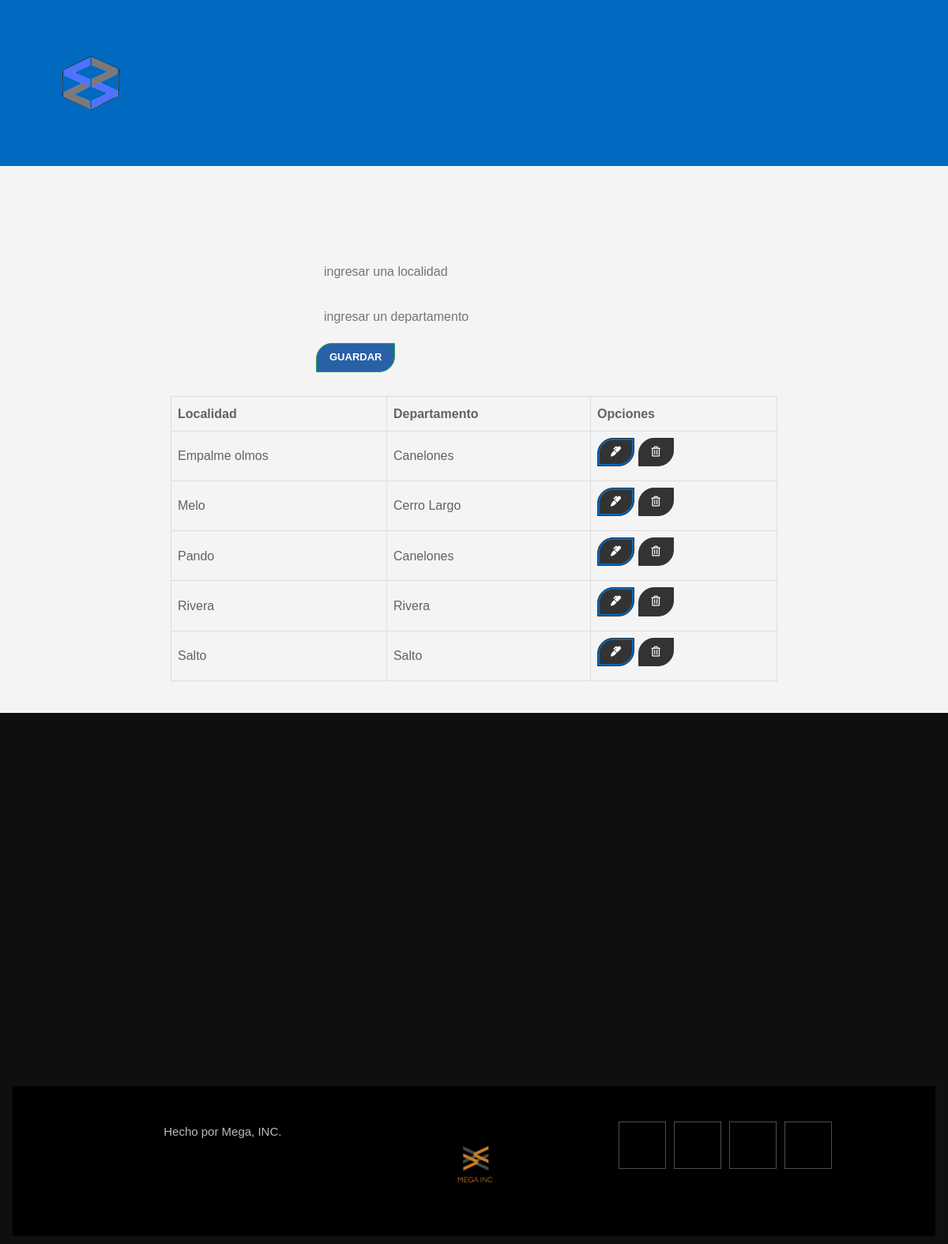
Page /home/gestionLocalidad.php (signed in) on the committed database.
### tables this page shows
CREATE TABLE `localidad` (
  `localidad` varchar(20) NOT NULL,
  `departamento` varchar(20) NOT NULL
);

### home/gestionLocalidad.php (the view, shortened to what this page needs)
<?php include("config\usersDB.php"); ?>
<?php include('includes\header.php'); ?>
<main class="container p-4">
  <div class="row">
    <div class="col-md-4">
      <div class="card card-body">
        <form action="save_localidad.php" method="POST">
          <div class="form-group">
            <input type="text" name="localidad" class="form-control" placeholder="ingresar una localidad" autofocus required>
          </div>
          <div class="form-group">
            <input type="text" name="departamento" class="form-control" placeholder="ingresar un departamento" autofocus required>
          </div>
          <input type="submit" name="save_localidad" class="btn btn-success btn-block" value="Guardar">
        </form>
      </div>
    </div>
    <div class="col-md-8">
      <table class="table table-bordered">
        <thead>
          <tr>
            <th>Localidad</th>
            <th>Departamento</th>
            <th>Opciones</th>
          </tr>
        </thead>
        <tbody>
          <?php
          $query = "SELECT * FROM localidad";
          $result_tasks = mysqli_query($conn, $query);
          while($row = mysqli_fetch_assoc($result_tasks)) { ?>
          <tr>
            <td><?php echo $row['localidad']; ?></td>
            <td><?php echo $row['departamento']; ?></td>
            <td>
              <a href="edit_localidad.php?localidad=<?php echo $row['localidad']?>" class="btn btn-secondary">
                <i class="fas fa-marker"></i>
              </a>
              <a href="delete_localidad.php?localidad=<?php echo $row['localidad']?>" class="btn btn-danger">
                <i class="far fa-trash-alt"></i>
              </a>
            </td>
          </tr>
          <?php } ?>
        </tbody>
      </table>
    </div>
  </div>
</main>
<?php include('includes\footer.php'); ?>

### asset/css/seguimiento.css (style rules this page uses)
:root { --rich-black-fogra-29: hsl(230, 14%, 9%); --gray-x-11-gray: hsl(0, 0%, 73%); --oxford-blue_a15: hsla(216, 65%, 10%, 0.15); --yellow-green: #0069C0; --smoky-black: hsl(0, 0%, 6%); --black-coral: hsl(231, 6%, 40%); --light-gray: hsl(0, 0%, 80%); --cultured: hsl(240, 10%, 94%); --white: hsl(0, 0%, 100%); --white_a30: hsla(0, 0%, 100%, 0.3); --black: hsl(0, 0%, 0%); --ff-quicksand: "Quicksand", sans-serif; --ff-nunito_sans: "Nunito Sans", sans-serif; --fs-1: 5.5rem; --fs-2: 3.6rem; --fs-3: 3.2rem; --fs-4: 2.6rem; --fs-5: 2.4rem; --fs-6: 2.2rem; --fs-7: 2rem; --fs-8: 1.8rem; --fs-9: 1.5rem; --fs-10: 1.4rem; --fs-11: 1.3rem; --fw-500: 500; --fw-600: 600; --fw-700: 700; --section-padding: 40px; --shadow: 0 15px 40px 0 hsla(224, 24%, 47%, 0.1); --radius-circle: 50%; --radius-60: 60px; --radius-50: 50px; --radius-30: 30px; --radius-20: 20px; --radius-15: 15px; --radius-5: 5px; --transition-1: 0.25s ease; --transition-2: 0.5s ease; --cubic-out: cubic-bezier(0.33, 0.85, 0.4, 0.96); }
*, *::before, *::after { margin: 0; padding: 0; box-sizing: border-box; }
a, img, span, button, ion-icon { display: block; }
a { color: inherit; text-decoration: none; }
input, button { background: none; border: none; font: inherit; }
input { width: 100%; }
html { font-family: var(--ff-nunito_sans); font-size: 10px; scroll-behavior: smooth; }
body { background-color: var(--white); color: var(--black-coral); font-size: 1.6rem; line-height: 1.7; overflow-x: hidden; }
.container { padding-inline: 16px; }
.btn { display: flex; align-items: center; gap: 5px; font-family: var(--ff-quicksand); font-size: var(--fs-11); font-weight: var(--fw-700); text-transform: uppercase; max-width: max-content; padding: 20px 40px; border-radius: var(--radius-20) 0; line-height: 1.4; transition: var(--transition-1); }
.btn-secondary { color: var(--smoky-black); box-shadow: inset 0 0 0 2px var(--yellow-green); }
@media (min-width: 575px) { :root { --fs-2: 4.2rem; } }
@media (min-width: 575px) { .btn-secondary { padding-inline: 70px; } }
@media (min-width: 768px) { :root { --fs-3: 3.6rem; --section-padding: 60px; } }
@media (min-width: 768px) { .container { max-width: 850px; width: 100%; margin-inline: auto; } }
@media (min-width: 992px) { :root { --fs-2: 5.4rem; --fs-3: 3.6rem; --section-padding: 100px; } }
@media (min-width: 992px) { .container { max-width: 1050px; } }
@media (min-width: 1200px) { :root { --fs-2: 6rem; --fs-3: 4rem; } }
@media (min-width: 1200px) { .container { max-width: 1200px; } }
@media (min-width: 1200px) { main { max-width: 800px; margin: 0 auto; padding: 20px; } }
@media (min-width: 1200px) { input[type="text"] { width: 100%; padding: 10px; margin-bottom: 10px; } }
@media (min-width: 1200px) { body, h1, h2, h3, p, ul, li { margin: 0; padding: 0; } }
@media (min-width: 1200px) { body { font-family: 'Arial', sans-serif; background-color: #f4f4f4; } }
@media (min-width: 1200px) { .container { max-width: 1200px; margin: 0 auto; overflow: hidden; } }
@media (min-width: 1200px) { main { padding: 20px 0; } }
@media (min-width: 1200px) { .card { margin-bottom: 20px; } }
@media (min-width: 1200px) { .table { width: 100%; border-collapse: collapse; margin-top: 20px; } }
@media (min-width: 1200px) { .table th, .table td { border: 1px solid #ddd; padding: 8px; text-align: left; } }
@media (min-width: 1200px) { .btn { display: inline-block; padding: 8px 16px; margin-bottom: 10px; text-align: center; text-decoration: none; background-color: #333; color: #fff; border: 1px solid #333; cursor: pointer; } }
@media (min-width: 1200px) { .btn-success { background-color: #2861a7; border: 1px solid #28a745; } }
@media (min-width: 1200px) { form { max-width: 400px; margin: 0 auto; } }

### rows in the picture
localidad: localidad "Empalme olmos", departamento "Canelones"
localidad: localidad "Melo", departamento "Cerro Largo"
localidad: localidad "Pando", departamento "Canelones"
localidad: localidad "Rivera", departamento "Rivera"
localidad: localidad "Salto", departamento "Salto"
